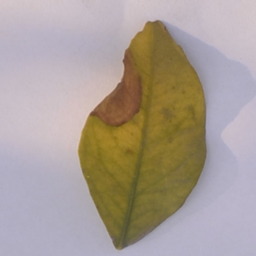
#> input picture dataset/Leaves/Blackspot/b (139).png, 256 x 256 px, found by its file name; its folder holds 3 pictures in this run
$ python train.py
#> lines starting #> are read from the running program, lines starting #| are printed output that depends on the picture; after the words box and inside, x2 and y2 are one past the last pixel; in counts of white or black regions, pixels touching at a corner belong together
#> further down, img is the input picture: shape (256, 256, 3); mean B, G, R 150.1, 158.2, 169.7
### filterLeaf.py
import cv2
import numpy as np
import matplotlib.pyplot as plt
from skimage import feature

# imgPath = "./dataset/Leaves/greening/g (108).png"
# img =  cv2.imread(imgPath)

#** getLeaf Func
# Using HSV to create color mask
# Return an image(160x160) with background color is black and leaf
def getLeaf(img):
    # change image color change from BGR -> HSV
    hsv = cv2.cvtColor(img, cv2.COLOR_BGR2HSV)
#> hsv: shape (256, 256, 3); mean H, S, V 101, 59.8, 175
    # find the green color
    mask_green = cv2.inRange(hsv, (36,0,0), (86,255,255))
#> mask_green: shape (256, 256); every value is 0
    # find the brown color
    mask_brown = cv2.inRange(hsv, (8, 60, 20), (30, 255, 200))
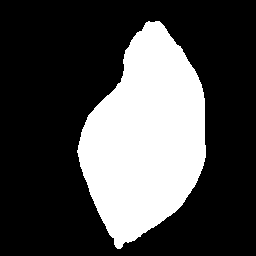
#> mask_brown: shape (256, 256); 29.1% white; 1 white region, box (x1, y1, x2, y2) and area: (77, 21, 206, 249) 19055
    # find the yellow color in the leaf
    mask_yellow = cv2.inRange(hsv, (21, 39, 64), (40, 255, 255))
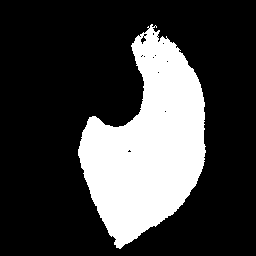
#> mask_yellow: shape (256, 256); 25% white; 1 white region, box (x1, y1, x2, y2) and area: (78, 24, 206, 249) 16401
    # find the dark_gray_green color in the leaf
    mask_len = cv2.inRange(hsv, (5, 25, 15), (50, 100, 100))
#> mask_len: shape (256, 256); 0.2% white; 2 white regions (1 under 20 px), largest, box (x1, y1, x2, y2) and area: (115, 224, 130, 247) 126
    # find the gold color in the leaf
    mask_gold = cv2.inRange(hsv, (3, 12, 5), (30, 253, 105))
#> mask_gold: shape (256, 256); 1.2% white; 26 white regions (25 under 20 px), largest, box (x1, y1, x2, y2) and area: (114, 153, 142, 248) 731
    # find the ryan color in the leaf
    mask_ryan = cv2.inRange(hsv, (3, 10, 0), (42, 225, 70))
    # find light_brown color in the leaf
    mask_light_brown = cv2.inRange(hsv, (0, 10, 150), (15, 160, 255))
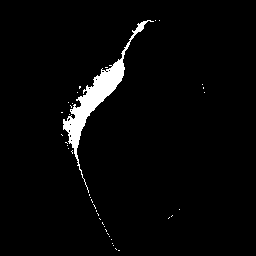
#> mask_light_brown: shape (256, 256); 3.1% white; 39 white regions (38 under 20 px), largest, box (x1, y1, x2, y2) and area: (63, 20, 154, 193) 1942
    # find light_pink color in the leaf
    mask_light_pink = cv2.inRange(hsv, (10, 50, 150), (19, 120, 255))
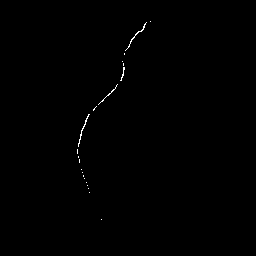
#> mask_light_pink: shape (256, 256); 0.27% white in thin lines or dots, all inside (x1, y1, x2, y2) = (77, 21, 151, 220)

    # find any of the three colors(green or brown or yellow) in the image
    mask = cv2.bitwise_or(mask_green, mask_brown)
    mask = cv2.bitwise_or(mask, mask_yellow)
#> mask: shape (256, 256); 29.1% white; 1 white region, box (x1, y1, x2, y2) and area: (77, 21, 206, 249) 19078
    mask = cv2.bitwise_or(mask, mask_len)
#> mask: shape (256, 256); 29.1% white; 1 white region, box (x1, y1, x2, y2) and area: (77, 21, 206, 249) 19082
    mask = cv2.bitwise_or(mask, mask_gold)
#> mask: shape (256, 256); 29.1% white; 1 white region, box (x1, y1, x2, y2) and area: (77, 21, 206, 249) 19087
    mask = cv2.bitwise_or(mask, mask_ryan)
    mask = cv2.bitwise_or(mask, mask_light_brown)
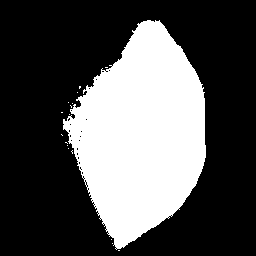
#> mask: shape (256, 256); 32.1% white; 17 white regions (16 under 20 px), largest, box (x1, y1, x2, y2) and area: (63, 20, 206, 250) 21010
    mask = cv2.bitwise_or(mask, mask_light_pink)
#> mask: shape (256, 256); 32.1% white; 17 white regions (16 under 20 px), largest, box (x1, y1, x2, y2) and area: (63, 20, 206, 250) 21027

    # Bitwise-AND mask and original image
    res = cv2.bitwise_and(img,img, mask= mask)
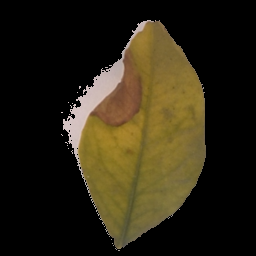
#> res: shape (256, 256, 3); mean B, G, R 19.7, 36.8, 43.5

    # Filter leaf edge color
    mask_fil = cv2.bitwise_or(mask_brown, mask_yellow)
    mask_fil = cv2.bitwise_or(mask_fil, mask_len)
    mask_fil = cv2.bitwise_or(mask_fil, mask_gold)
    mask_fil = cv2.bitwise_or(mask_fil, mask_ryan)
    mask_fil = cv2.bitwise_or(mask_fil, mask_light_brown)
    mask_fil = cv2.bitwise_or(mask_fil, mask_light_pink)

    # fill a leaf with black bg color
    res_fil = cv2.bitwise_and(res,res, mask= mask_fil)

    # resize image to 160x160
    res_fil = cv2.resize(res_fil, (160, 160))
    return res_fil

#** getHistograms Func
# Using to get histograms of mean value of three color channels in an image
def getHistograms(img):
    # create a array feature_matrix to hold mean value of three color channels
    feature_matrix = np.zeros((160, 160))
    for i in range(0,img.shape[0]):
        for j in range(0,img.shape[1]):
            feature_matrix[i][j] = ((int(img[i,j,0]) + int(img[i,j,1]) + int(img[i,j,2]))/3)
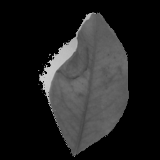
#> feature_matrix: shape (160, 160) float64; min 0, max 202.7, mean 33.3
    # calc histograms with bins 256 and range (0, 255)
    (hist, _) = np.histogram(feature_matrix.ravel(),
                bins=256,
                range=(0, 255))
#> hist = 256 values, max 17161 at index 0, min 0 at index 11, mean 100
    return hist

# [11 lines of commented-out code are left out]

### train.py
from imutils import paths
import cv2
import os
import pickle
import numpy as np
import glob
from filterLeaf import *


datas = []
labels = []

path = "./dataset/Leaves"
for dirpath, dirnames, files in os.walk(path, topdown=False):
    if dirpath == path:
        break
    if '\\' in dirpath:
        name = dirpath.split('\\')[1]
    else:
        name = ""
    print(f'Found directory: {dirpath}')
    print(name)
    for file_name in files:
        # print(os.path.join(path,name+"/" +file_name))
        imagePath = os.path.join(path,name+"/" +file_name)
        img = cv2.imread(imagePath)
        leaf = getLeaf(img)
        imgFeature = getHistograms(leaf)
#> imgFeature has the same summary as hist in getHistograms
        labels.append(name)
        datas.append(imgFeature) ## append to vector
        print(str('get feature of folder ' + str(name) + ' ...'))
#> pass 2 of the loop `for dirpath, dirnames, files in os.walk(path, topdown=False):`:
#> name = ''
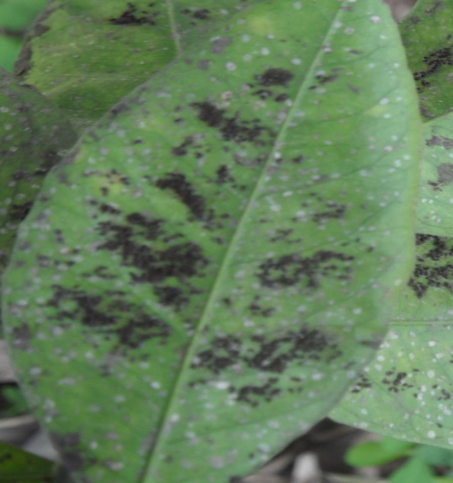
#> input picture dataset/Leaves/Melanose/142.jpg, 453 x 483 px, found by its file name
#> img is the input picture: shape (483, 453, 3); mean B, G, R 91.1, 125.4, 98.8
#> hsv: shape (483, 453, 3); mean H, S, V 54, 69.1, 125.5
#> in getLeaf (call 4), `mask_green = cv2.inRange(hsv, (36,0,0), (86,255,255))`:
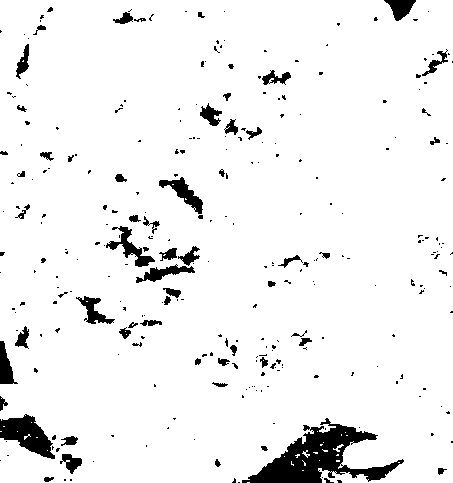
#> mask_green: shape (483, 453); 94% white; 292 black regions (229 under 20 px), largest, box (x1, y1, x2, y2) and area: (242, 418, 404, 483) 4101, (0, 414, 55, 459) 1303, (106, 226, 155, 267) 572
#> mask_brown: shape (483, 453); 0.01% white in thin lines or dots, all inside (x1, y1, x2, y2) = (21, 13, 125, 481)
#> mask_yellow: shape (483, 453); 0.32% white in thin lines or dots
#> mask_len: shape (483, 453); 6.2% white; 475 white regions (362 under 20 px), largest, box (x1, y1, x2, y2) and area: (0, 109, 71, 253) 2155, (6, 23, 98, 135) 1394, (109, 2, 160, 29) 465
#> mask_gold: shape (483, 453); 1.6% white; 151 white regions (122 under 20 px), largest, box (x1, y1, x2, y2) and area: (273, 427, 360, 474) 1504, (145, 266, 176, 278) 142, (17, 45, 29, 74) 137
#> mask_ryan: shape (483, 453); 3% white; 256 white regions (208 under 20 px), largest, box (x1, y1, x2, y2) and area: (274, 418, 358, 475) 1886, (140, 246, 201, 280) 687, (158, 174, 204, 214) 402
#> mask_light_brown: shape (483, 453); 0% white in thin lines or dots, all inside (x1, y1, x2, y2) = (305, 11, 407, 479)
#> mask_light_pink: shape (483, 453); every value is 0
#> res: shape (483, 453, 3)
#> in getLeaf (call 4), `res_fil = cv2.resize(res_fil, (160, 160))`:
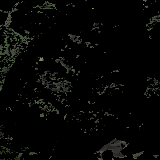
#> res_fil: shape (160, 160, 3); mean B, G, R 4.8, 6, 5.4
#> imgFeature = 256 values, max 22521 at index 0, min 0 at index 94, mean 100
#> (printed output is left out)

print(len(datas), len(labels))

print("training...")
#> (the run stopped early here; a loop or call above may not have finished)
